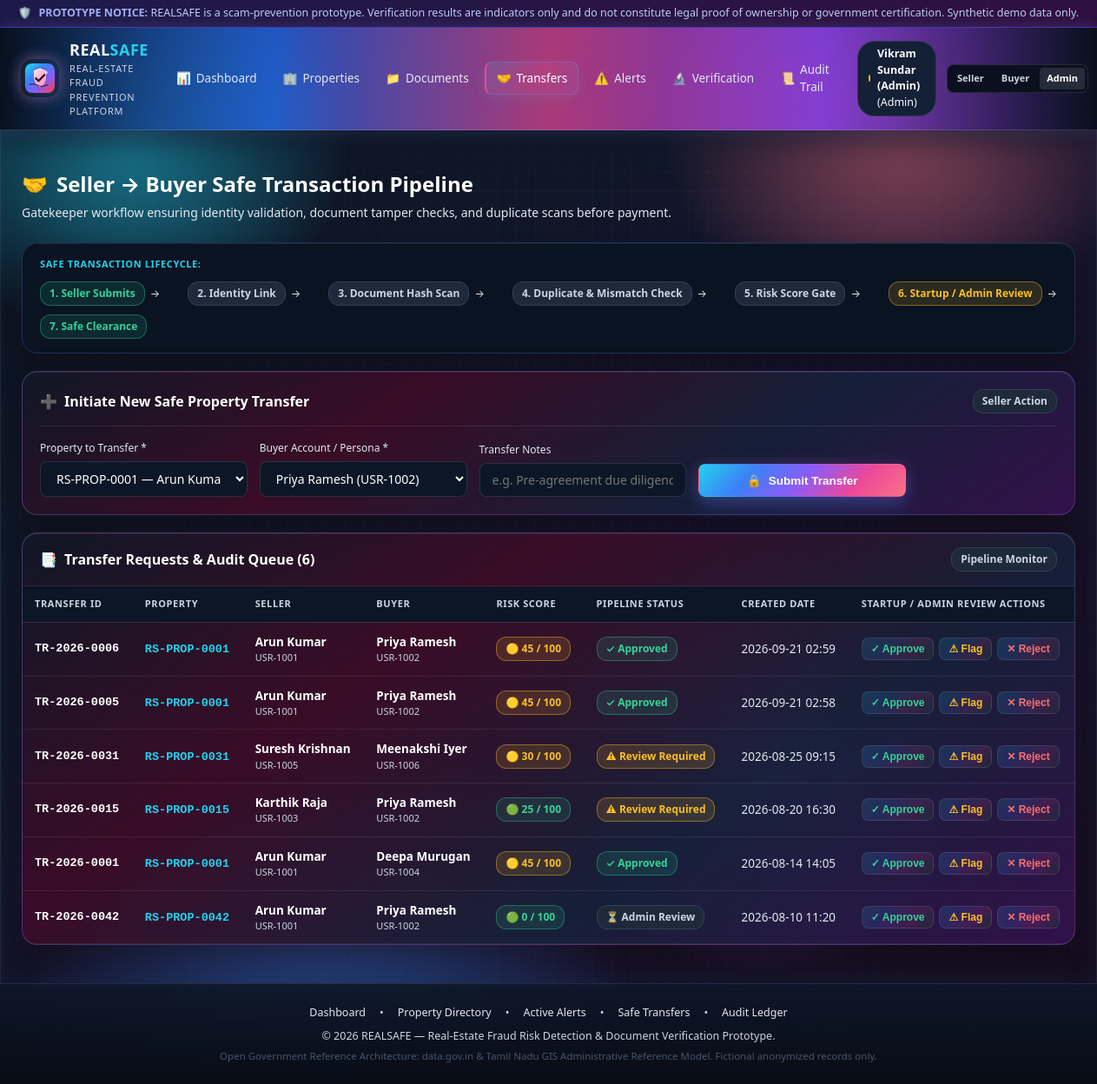
Page /transfers?property_id=RS-PROP-0001 on the committed database.
### tables this page shows
CREATE TABLE transfers (
        id INTEGER PRIMARY KEY AUTOINCREMENT,
        transfer_id TEXT UNIQUE NOT NULL,
        property_id TEXT NOT NULL,
        seller_id TEXT NOT NULL,
        buyer_id TEXT NOT NULL,
        status TEXT NOT NULL DEFAULT 'Submitted',
        created_at TEXT NOT NULL DEFAULT CURRENT_TIMESTAMP,
        updated_at TEXT NOT NULL DEFAULT CURRENT_TIMESTAMP,
        notes TEXT,
        FOREIGN KEY (property_id) REFERENCES properties (property_id) ON DELETE CASCADE
    );

CREATE TABLE users (
        id INTEGER PRIMARY KEY AUTOINCREMENT,
        verified_user_id TEXT UNIQUE NOT NULL,
        name TEXT NOT NULL,
        role TEXT NOT NULL DEFAULT 'seller',
        verification_status TEXT NOT NULL DEFAULT 'Verified',
        password_hash TEXT NOT NULL DEFAULT 'demo_hash',
        email TEXT,
        created_at TEXT NOT NULL DEFAULT CURRENT_TIMESTAMP
    );

CREATE TABLE properties (
        id INTEGER PRIMARY KEY AUTOINCREMENT,
        property_id TEXT UNIQUE NOT NULL,
        owner_id TEXT NOT NULL,
        owner_name TEXT NOT NULL,
        survey_number TEXT NOT NULL,
        land_area REAL NOT NULL,
        area_unit TEXT NOT NULL DEFAULT 'sq.ft',
        property_type TEXT NOT NULL,
        district TEXT NOT NULL,
        taluk TEXT NOT NULL,
        village TEXT NOT NULL,
        location TEXT NOT NULL,
        registration_date TEXT NOT NULL,
        ownership_status TEXT NOT NULL DEFAULT 'Active',
        verification_status TEXT NOT NULL DEFAULT 'Pending',
        risk_score INTEGER NOT NULL DEFAULT 0,
        risk_level TEXT NOT NULL DEFAULT 'Low Risk',
        previous_owner TEXT,
        transfer_date TEXT,
        created_at TEXT NOT NULL DEFAULT CURRENT_TIMESTAMP
    );

### app.py (the view)
@app.route('/transfers')
def transfers():
    conn = get_db_connection()
    cursor = conn.cursor()
    cursor.execute("""
        SELECT t.*, p.risk_score, p.risk_level, p.verification_status as prop_verif,
               u1.name as seller_name, u2.name as buyer_name
        FROM transfers t
        LEFT JOIN properties p ON t.property_id = p.property_id
        LEFT JOIN users u1 ON t.seller_id = u1.verified_user_id
        LEFT JOIN users u2 ON t.buyer_id = u2.verified_user_id
        ORDER BY t.id DESC
    """)
    transfer_list = [dict(r) for r in cursor.fetchall()]
    cursor.execute("SELECT property_id, owner_name, risk_score FROM properties ORDER BY property_id ASC")
    props = [dict(r) for r in cursor.fetchall()]
    cursor.execute("SELECT * FROM users WHERE role = 'buyer'")
    buyers = [dict(r) for r in cursor.fetchall()]
    conn.close()
    return render_template(
        'transfers.html',
        transfers=transfer_list,
        properties=props,
        buyers=buyers,
        selected_property_id=request.args.get('property_id')
    )

### app.py (called while the page is built)
@app.before_request
def setup_default_session():
    if 'user_id' not in session:
        session['user_id'] = 'USR-1000'
        session['user_name'] = 'Vikram Sundar (Admin)'
        session['user_role'] = 'admin'

### models/database.py (called while the page is built)
def get_db_connection():
    os.makedirs(os.path.dirname(DB_PATH), exist_ok=True)
    conn = sqlite3.connect(DB_PATH)
    conn.row_factory = sqlite3.Row
    conn.execute("PRAGMA foreign_keys = ON")
    return conn

### templates/transfers.html (shortened to what this page needs)
{% extends "base.html" %}
{% block content %}
<div class="page-header">
  <div class="page-title">
    <h2><span>🤝</span> Seller &rarr; Buyer Safe Transaction Pipeline</h2>
    <p>Gatekeeper workflow ensuring identity validation, document tamper checks, and duplicate scans before payment.</p>
  </div>
</div>
<div class="card" style="background: #091322; border-color: #1e3355; padding: 16px 20px;">
  <div style="font-size: 11px; text-transform: uppercase; color: var(--accent-cyan); font-weight: 700; letter-spacing: 0.6px; margin-bottom: 12px;">
    SAFE TRANSACTION LIFECYCLE:
  </div>
  <div style="display: flex; align-items: center; justify-content: space-between; flex-wrap: wrap; gap: 10px; font-size: 12px; color: var(--text-secondary);">
    <div style="display: flex; align-items: center; gap: 6px;">
      <span class="badge badge-verified">1. Seller Submits</span>
      <span>&rarr;</span>
    </div>
    <div style="display: flex; align-items: center; gap: 6px;">
      <span class="badge badge-neutral">2. Identity Link</span>
      <span>&rarr;</span>
    </div>
    <div style="display: flex; align-items: center; gap: 6px;">
      <span class="badge badge-neutral">3. Document Hash Scan</span>
      <span>&rarr;</span>
    </div>
    <div style="display: flex; align-items: center; gap: 6px;">
      <span class="badge badge-neutral">4. Duplicate & Mismatch Check</span>
      <span>&rarr;</span>
    </div>
    <div style="display: flex; align-items: center; gap: 6px;">
      <span class="badge badge-neutral">5. Risk Score Gate</span>
      <span>&rarr;</span>
    </div>
    <div style="display: flex; align-items: center; gap: 6px;">
      <span class="badge badge-review-required">6. Startup / Admin Review</span>
      <span>&rarr;</span>
    </div>
    <div>
      <span class="badge badge-verified">7. Safe Clearance</span>
    </div>
  </div>
</div>
<div class="card">
  <div class="card-header">
    <h3><span>➕</span> Initiate New Safe Property Transfer</h3>
    <span class="badge badge-neutral">Seller Action</span>
  </div>
  <form method="POST" action="{{ url_for('initiate_transfer') }}" style="display: grid; grid-template-columns: repeat(auto-fit, minmax(220px, 1fr)) 160px; gap: 14px; align-items: flex-end;">
    <div>
      <label style="font-size: 12px; color: var(--text-secondary); display: block; margin-bottom: 6px;">
        Property to Transfer *
      </label>
      <select name="property_id" class="form-control" required>
        {% for p in properties %}
          <option value="{{ p.property_id }}" {% if selected_property_id == p.property_id %}selected{% endif %}>
            {{ p.property_id }} — {{ p.owner_name }} (Risk: {{ p.risk_score }})
          </option>
        {% endfor %}
      </select>
    </div>
    <div>
      <label style="font-size: 12px; color: var(--text-secondary); display: block; margin-bottom: 6px;">
        Buyer Account / Persona *
      </label>
      <select name="buyer_id" class="form-control" required>
        {% for u in buyers %}
          <option value="{{ u.verified_user_id }}">{{ u.name }} ({{ u.verified_user_id }})</option>
        {% endfor %}
      </select>
    </div>
    <div>
      <label style="font-size: 12px; color: var(--text-secondary); display: block; margin-bottom: 6px;">
        Transfer Notes
      </label>
      <input type="text" name="notes" class="form-control" placeholder="e.g. Pre-agreement due diligence deposit">
    </div>
    <button type="submit" class="btn btn-primary" style="height: 38px;">
      <span>🔒</span> Submit Transfer
    </button>
  </form>
</div>
<div class="card" style="padding: 0; overflow: hidden;">
  <div class="card-header" style="padding: 16px 20px; margin: 0;">
    <h3><span>📑</span> Transfer Requests & Audit Queue ({{ transfers|length }})</h3>
    <span class="badge badge-neutral">Pipeline Monitor</span>
  </div>
  <div class="table-responsive">
    <table class="data-table">
      <thead>
        <tr>
          <th>Transfer ID</th>
          <th>Property</th>
          <th>Seller</th>
          <th>Buyer</th>
          <th>Risk Score</th>
          <th>Pipeline Status</th>
          <th>Created Date</th>
          <th>Startup / Admin Review Actions</th>
        </tr>
      </thead>
      <tbody>
        {% for tr in transfers %}
          <tr>
            <td class="mono-id"><strong>{{ tr.transfer_id }}</strong></td>
            <td>
              <a href="{{ url_for('property_passport', property_id=tr.property_id) }}" class="mono-id" style="text-decoration: none;">
                {{ tr.property_id }}
              </a>
            </td>
            <td>
              <strong>{{ tr.seller_name or tr.seller_id }}</strong>
              <div style="font-size: 11px; color: var(--text-muted);">{{ tr.seller_id }}</div>
            </td>
            <td>
              <strong>{{ tr.buyer_name or tr.buyer_id }}</strong>
              <div style="font-size: 11px; color: var(--text-muted);">{{ tr.buyer_id }}</div>
            </td>
            <td>
              {% if tr.risk_score >= 60 %}
                <span class="badge badge-high-risk">🔴 {{ tr.risk_score }} / 100</span>
              {% elif tr.risk_score >= 30 %}
                <span class="badge badge-review-required">🟡 {{ tr.risk_score }} / 100</span>
              {% else %}
                <span class="badge badge-low-risk">🟢 {{ tr.risk_score }} / 100</span>
              {% endif %}
            </td>
            <td>
              {% if tr.status == 'Approved' %}
                <span class="badge badge-verified">✓ Approved</span>
              {% elif tr.status == 'Review Required' %}
                <span class="badge badge-review-required">⚠ Review Required</span>
              {% elif tr.status == 'Rejected' %}
                <span class="badge badge-high-risk">❌ Rejected</span>
              {% else %}
                <span class="badge badge-neutral">⏳ {{ tr.status }}</span>
              {% endif %}
            </td>
            <td>{{ tr.created_at[:16] }}</td>
            <td>
              <div style="display: flex; gap: 6px;">
                <form method="POST" action="{{ url_for('update_transfer_status', transfer_id=tr.transfer_id, new_status='Approved') }}" style="display: inline;">
                  <button type="submit" class="btn btn-secondary btn-sm" style="color: #34d399;" title="Approve Transfer">
                    ✓ Approve
                  </button>
                </form>
                <form method="POST" action="{{ url_for('update_transfer_status', transfer_id=tr.transfer_id, new_status='Review Required') }}" style="display: inline;">
                  <button type="submit" class="btn btn-secondary btn-sm" style="color: #fbbf24;" title="Flag for In-depth Diligence">
                    ⚠ Flag
                  </button>
                </form>
                <form method="POST" action="{{ url_for('update_transfer_status', transfer_id=tr.transfer_id, new_status='Rejected') }}" style="display: inline;">
                  <button type="submit" class="btn btn-secondary btn-sm" style="color: #f87171;" title="Reject Transfer">
                    ✕ Reject
                  </button>
                </form>
              </div>
            </td>
          </tr>
        {% else %}
          <tr>
            <td colspan="8" style="text-align: center; padding: 32px; color: var(--text-muted);">
              No property transfers currently in pipeline.
            </td>
          </tr>
        {% endfor %}
      </tbody>
    </table>
  </div>
</div>
{% endblock %}

### rows in the picture
transfers: transfer_id "TR-2026-0006", property_id "RS-PROP-0001", name "Arun Kumar", seller_id "USR-1001", name "Priya Ramesh", buyer_id "USR-1002", risk_score "45", status "✓ Approved", created_at "2026-09-21 02:59"
transfers: transfer_id "TR-2026-0005", property_id "RS-PROP-0001", name "Arun Kumar", seller_id "USR-1001", name "Priya Ramesh", buyer_id "USR-1002", risk_score "45", status "✓ Approved", created_at "2026-09-21 02:58"
transfers: transfer_id "TR-2026-0031", property_id "RS-PROP-0031", name "Suresh Krishnan", seller_id "USR-1005", name "Meenakshi Iyer", buyer_id "USR-1006", risk_score "30", status "⚠ Review Required", created_at "2026-08-25 09:15"
transfers: transfer_id "TR-2026-0015", property_id "RS-PROP-0015", name "Karthik Raja", seller_id "USR-1003", name "Priya Ramesh", buyer_id "USR-1002", risk_score "25", status "⚠ Review Required", created_at "2026-08-20 16:30"
transfers: transfer_id "TR-2026-0001", property_id "RS-PROP-0001", name "Arun Kumar", seller_id "USR-1001", name "Deepa Murugan", buyer_id "USR-1004", risk_score "45", status "✓ Approved", created_at "2026-08-14 14:05"
transfers: transfer_id "TR-2026-0042", property_id "RS-PROP-0042", name "Arun Kumar", seller_id "USR-1001", name "Priya Ramesh", buyer_id "USR-1002", risk_score "0", status "Admin Review", created_at "2026-08-10 11:20"

### other values in the picture
{{ session.get('user_name', 'Demo Admin') }} "Vikram Sundar (Admin)"
{{ session.get('user_role', 'admin')|capitalize }} "Admin"
{{ transfers|length }} "6"
form field property_id "RS-PROP-0001 — Arun Kumar (Risk: 45)"
form field buyer_id "Priya Ramesh (USR-1002)"
